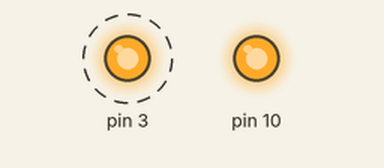
Recording of a sketch running on a simulated Arduino Uno, built with avr-gcc and run on an emulated ATmega328P. On the bench: output pins drawn as LEDs (lit = HIGH). Dashed ring = blinking.

Above: at 1.1 s.
At 3.7 s:
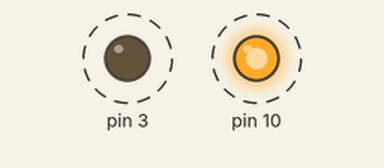
Timing chart, 0 to 4.0 s (numbered marks = the images above):
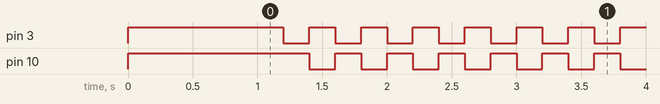

Measured:
- by itself, pin 3, pin 10: alternates HIGH for 0.20 s and LOW for 0.20 s

The sketch:

problem1.ino
```cpp
void setup() {
  pinMode(3, OUTPUT);
  pinMode(10, OUTPUT);

  digitalWrite(3, HIGH);
  digitalWrite(10, HIGH);
  delay(1000);

}

void loop() {
  digitalWrite(3, HIGH);
  delay(200);
  digitalWrite(3, LOW);

  digitalWrite(10, HIGH);
  delay(200);
  digitalWrite(10, LOW);
}
```
